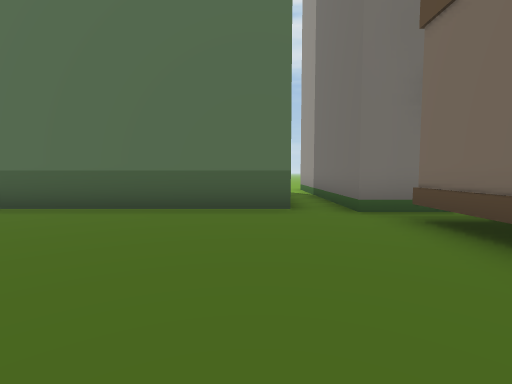
View 1 (above)

17 first-person views from a walk through a 3-D level made in the Unity game engine. The camera is 1.4 m above the floor, tilts 4° down and sees 85° across. The floor is counted in squares, 2 m on a side. Each view is taken from the middle of a square. On the plan, view 1 faces up. The plan holds only what a view shows up to about 9 squares ahead; the rest is blank. The place goes on beyond the plan. The player is left out. Some animated figures are left out.

View 2
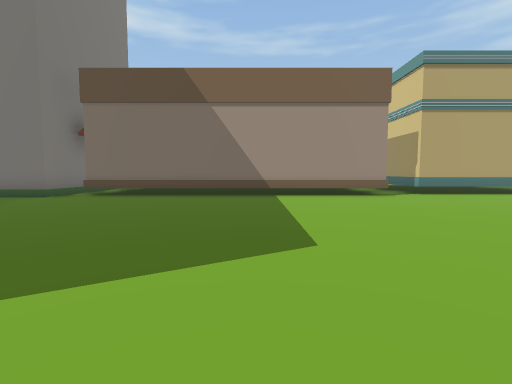

View 3
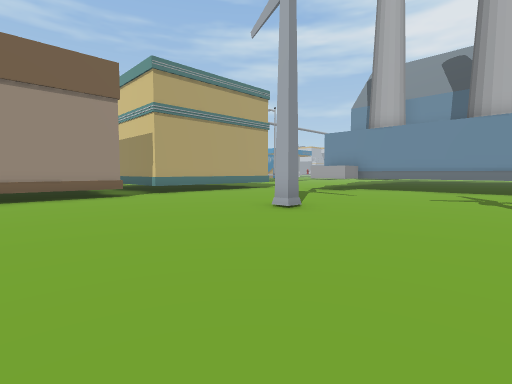

View 4
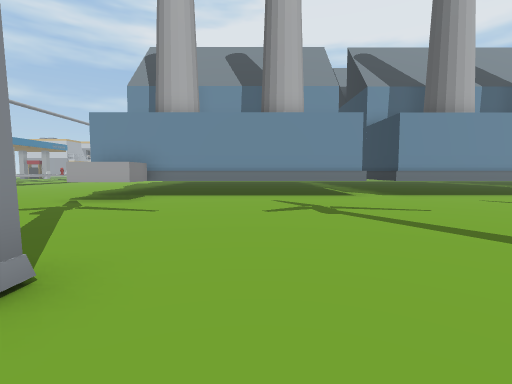

View 5
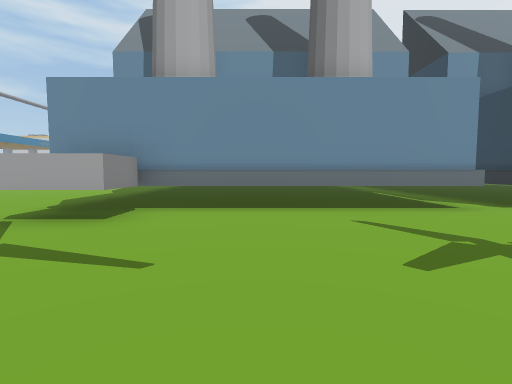

View 6
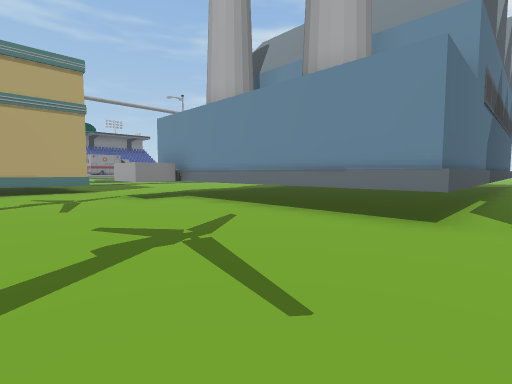

View 7
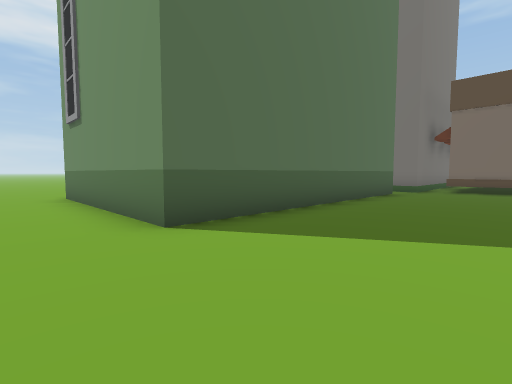

View 8
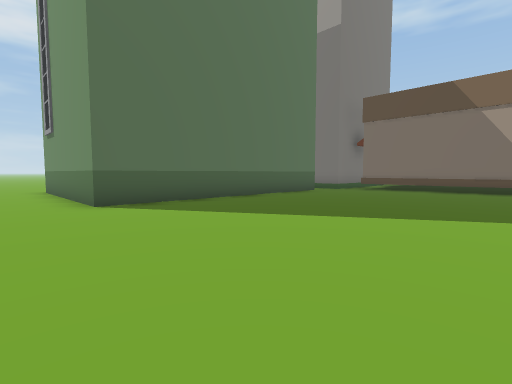

View 9
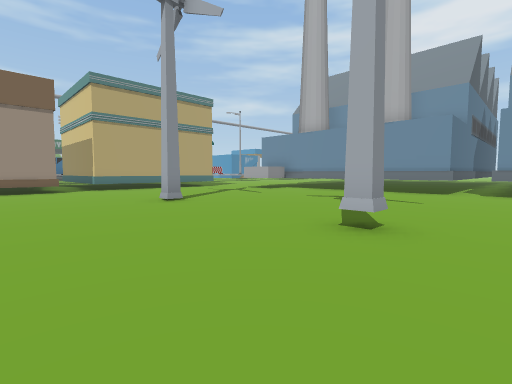

View 10
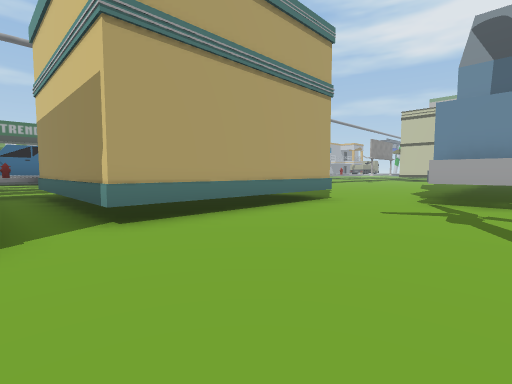

View 11
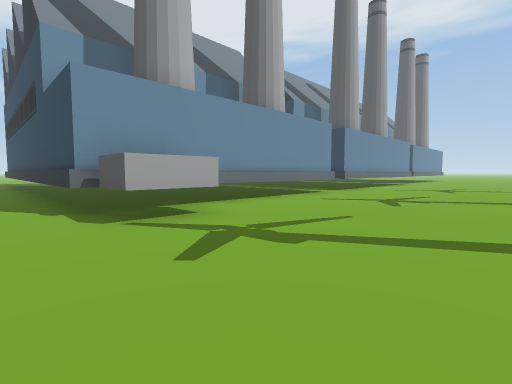

View 12
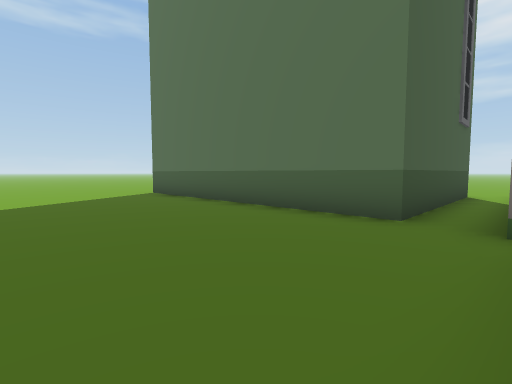

View 13
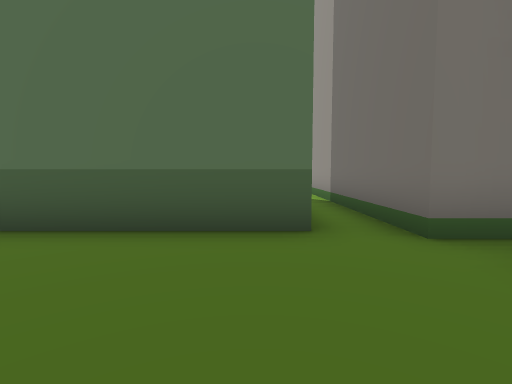

View 14
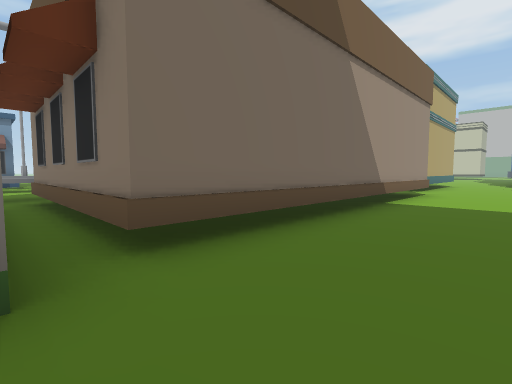

View 15
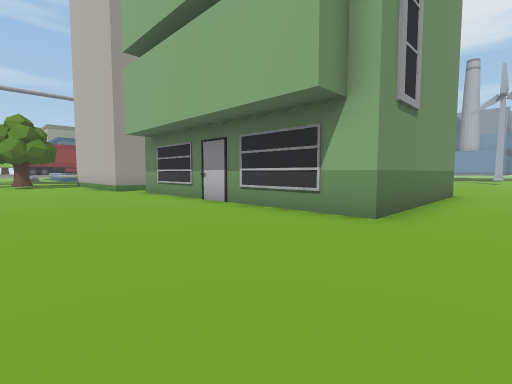

View 16
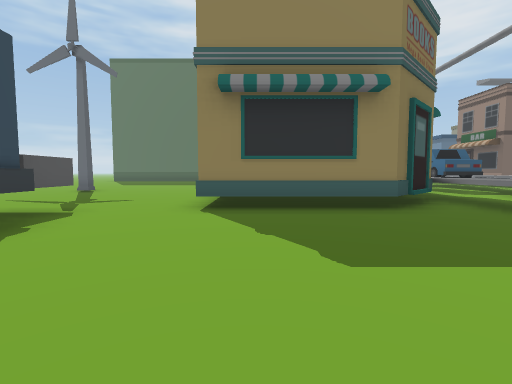

View 17
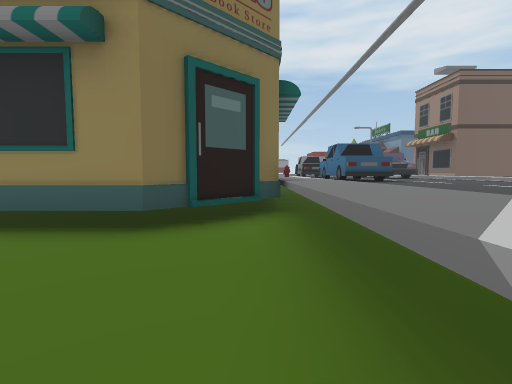

### Floor plan
Key: @ floor where view 1 was taken; # wall or solid block; x gap in a wall; . floor; ^ raised ledge; B building; W windmill; C car; O other object.
Columns run from 9 left of view 1 to 16 right of it. Each row starts with its distance up from view 1.
 15 ..........
 14 ............
 13 ............
 12 ...........
 11 ...BB.BBB..B
 10 ..B  B   B.B
  9 ..B      B.B
  8 ..B      B.B
  7 ..B      B.B
  6 ..BBBBBBBB.B
  5 ...........BB    .^
  4 ............x^^^^^^
  3 ............#
  2 ............#
  1 ............#
  0 .........@..#
 -1 ............#
 -2    .........#
 -3 ............#
 -4 ............#
 -5 ............^^^^^ ^
 -6 ..W.........x^^^^^OCCC^^^^
 -7 .......W....#      CCC^^^
 -8 ............#     ^ C^^^
 -9 ............#     ^ ^^^
-10 ............#    #^^^^^
-11 ............#####.^^^^
-12 ........##........^^^
-13 ..BBBBBB##B.......^^
-14 BBBBBB BB B.......^
-15  BBB B BB B..... .
-16 BBBBBBBBBBB....
-17 BBBBBBBBBBB....

Positions as (right, up) in squares from view 1, and headings:
1: (0, 0), facing up
2: (-6, -1), facing right
3: (-6, -2), facing down-right
4: (-4, -5), facing down
5: (-3, -8), facing down
6: (-8, -9), facing down-right
7: (-9, 2), facing up-right
8: (-9, -1), facing up-right
9: (-9, -3), facing down-right
10: (-1, -5), facing down-right
11: (2, -8), facing down-left
12: (2, 1), facing up-left
13: (0, 2), facing up
14: (0, 5), facing down-right
15: (-9, 15), facing down-right
16: (4, -17), facing up
17: (8, -15), facing up
